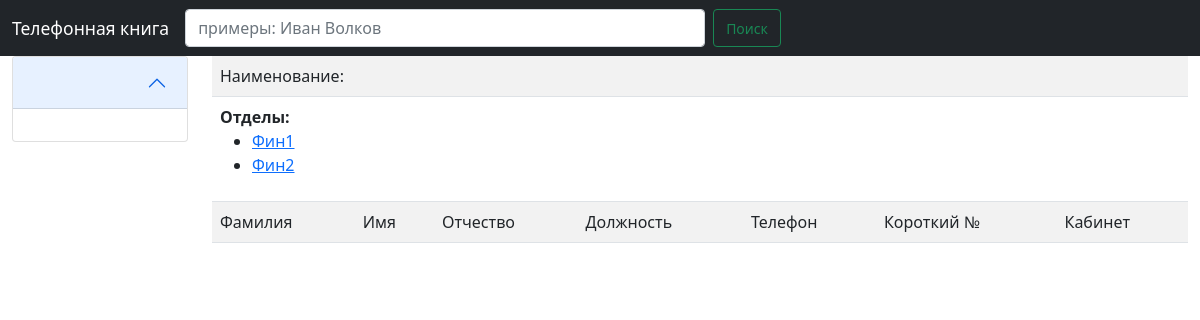
The page /finansovoe-upravlenie/ on the database as committed earlier.
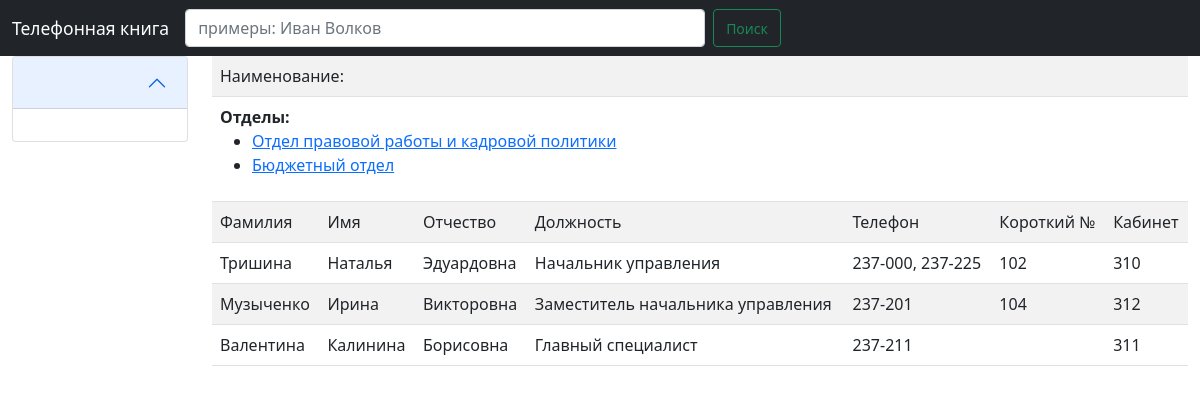
The same page on the database as committed later.
### phonebook/models.py (models this page shows, shortened)
class Division(MPTTModel):
    title = models.CharField(max_length=150, db_index=True, verbose_name='Наименование организации')
    parent = TreeForeignKey('self', on_delete=models.PROTECT, null=True, blank=True, related_name='children',
                            db_index=True, verbose_name='Родительская категория')
    slug = models.SlugField()
    class MPTTMeta:
        order_insertion_by = ['title']
    def get_absolute_url(self):
        return reverse('division', kwargs={'div_slug': self.slug})
    class Meta:
        unique_together = [['parent', 'slug']]
        verbose_name = 'Категория'
        verbose_name_plural = 'Категории'

class PhoneNumber(models.Model):
    surname = models.CharField(max_length=150, verbose_name="фамилия")
    name = models.CharField(max_length=150, verbose_name="имя", blank=True)
    second_name = models.CharField(max_length=150, verbose_name="отчество", blank=True)
    position = models.CharField(max_length=150, verbose_name="должность", blank=True)
    phone = models.CharField(max_length=150, verbose_name="телефон")
    short_phone = models.CharField(max_length=20, verbose_name="короткий №", blank=True)
    cabinet = models.CharField(max_length=150, verbose_name="кабинет", blank=True)
    create_at = models.DateTimeField(auto_now_add=True, verbose_name="дата и время создания")
    update_at = models.DateTimeField(auto_now=True, verbose_name="дата и время обновления")
    is_published = models.BooleanField(default=True, verbose_name="опубликовано")
    division = TreeForeignKey('Division', on_delete=models.PROTECT, null=True, verbose_name='Наименование')
    slug = models.SlugField(max_length=150, blank=True, editable=False)
    class Meta:
        verbose_name = 'Телефоны'
        verbose_name_plural = 'Телефоны'
        ordering = ['create_at']

### phonebook/views.py (the view)
# urls.py: path('<slug:div_slug>/', PhoneDivision.as_view(), name='division'),
class PhoneDivision(SearchMixin, ListView):
    model = Division
    template_name = 'phonebook/index.html'
    context_object_name = 'posts'
    extra_context = {'title': 'Телефонный справочник'}
    allow_empty = False
    def get_context_data(self, *, object_list=None, **kwargs):
        context = super().get_context_data(**kwargs)
        context['children_divisions'] = Division.objects.get(slug=self.kwargs['div_slug']).get_children()
        return context
    def get_queryset(self):
        phone_numbers = PhoneNumber.objects.filter(division__slug=self.kwargs['div_slug'], is_published=True)
        queryset = {
            'phone_numbers': list(phone_numbers)
        }
        return queryset
    def get(self, request, *args, **kwargs):
        try:
            return super().get(request, *args, **kwargs)
        except (Http404, Division.DoesNotExist):
            return handler404(request, None, template_name='phonebook/index.html')

### phonebook/templatetags/phonebook_tags.py (called while the page is built)
@register.simple_tag()
def get_division():
    return Division.objects.all()

### phonebook/templates/phonebook/index.html (shortened to what this page needs)
{% extends 'phonebook/base.html' %}
{% load mptt_tags %}
{% load phonebook_tags %}
{% get_division as divisions %}
{% block sidebar %}
    {% include 'phonebook/inc/_sidebar.html' %}
{% endblock %}
{% block content %}
    <div id="dp-tab-18" class=" tab-pane active">
        <table class="table table-striped">
            <tr>
                <td colspan="8">Наименование: {{ di.title }}</td>
            </tr>
            {% if children_divisions %}
                <tr>
                    <td colspan="8">
                        <strong>Отделы:</strong>
                        <ul class="expandable-list">
                            {% for child in children_divisions %}
                                <li><a href="{{ child.get_absolute_url }}">{{ child.title }}</a></li>
                            {% endfor %}
                        </ul>
                    </td>
                </tr>
            {% endif %}
            <tr>
                <td> Фамилия</td>
                <td> Имя</td>
                <td> Отчество</td>
                <td> Должность</td>
                <td> Телефон</td>
                <td> Короткий №</td>
                <td> Кабинет</td>
            </tr>
            {% for item in posts.phone_numbers %}
                <tr>
                    <td> {{ item.surname }} </td>
                    <td> {{ item.name }}</td>
                    <td> {{ item.second_name }}</td>
                    <td> {{ item.position }}</td>
                    <td>{{ item.phone | safe }}</td>
                    <td> {{ item.short_phone }}</td>
                    <td> {{ item.cabinet }}</td>
                </tr>
            {% endfor %}
        </table>
    </div>
{% endblock %}

### phonebook/templates/phonebook/base.html (shortened to what this page needs)
{% load static %}
<!DOCTYPE html>
<html lang="en">
<head>
    <link href="{% static 'phonebook/css/style.css' %}" rel="stylesheet">
    <link href="{% static 'phonebook/bootstrap/css/bootstrap.min.css' %}" rel="stylesheet">
</head>
<body>
{% include 'phonebook/inc/_nav.html' %}
<div id="main-container" class="container-fluid">
    <div class="row">
        <div id="phonebook" class="tabbable  col-md-12">
            <div class="row">
                <div class="col-md-2 col-sm-2 col-lg-2 tabs-left">
                    {% block sidebar %}SIDEBAR{% endblock %}
                </div>
                <div class="tab-content col-md-10 col-sm-10 col-lg-10">
                    {% block content %}CONTENT{% endblock %}
                </div>
            </div>
        </div>
    </div>
</div>
</body>
</html>

### phonebook/templates/phonebook/inc/_nav.html (shortened to what this page needs)
<nav class="navbar navbar-expand-lg navbar-dark bg-dark">
    <div class="container-fluid">
        <a class="navbar-brand" href="{% url 'home' %}"> <small> Телефонная книга </small></a>
            <div class="collapse navbar-collapse" id="navbarSupportedContent">
                <ul class="navbar-nav me-auto mb-2 mb-lg-0">
                    <li class="nav-item">
<li>
    <form class="d-flex" method="get" action="{% url 'home' %}">
        <input class="form-control me-2" name="q" type="search" placeholder="примеры: Иван Волков" aria-label="Search" style="width: 520px; background-color: rgba(255,255,255, 1)">
        <button class="btn btn-outline-success" type="submit"><small>Поиск</small></button>
    </form>
</li>
                </ul>
            </div>
        </div>
</nav>

### phonebook/templates/phonebook/inc/_sidebar.html (shortened to what this page needs)
{% load phonebook_tags %}
{% get_division as divisions %}
{% load mptt_tags %}
{% recursetree divisions %}
    <div class="accordion" id="accordionExample">
    <div class="accordion-item">
      <h2 class="accordion-header" id="headingOne">
        <button class="accordion-button" type="button" data-bs-toggle="collapse" data-bs-target="#collapse{{ node.id }}" aria-expanded="true" aria-controls="collapse{{ node.id }}">
        </button>
      </h2>
      {% if not node.is_leaf_node %}
        <div id="collapse{{ node.id }}" class="accordion-collapse collapse show" aria-labelledby="headingOne" data-bs-parent="#accordionExample">
          <div class="accordion-body">
          </div>
        </div>
      {% endif %}
    </div>
  </div>
{% endrecursetree %}

### phonebook/static/phonebook/css/style.css (style rules this page uses)
body { background-color: #fefefe; }

Rows that differ between the two databases and show on the page:
removed Division: title "Фин1"
removed Division: title "Фин2"
added Division: title "Отдел правовой работы и кадровой политики"
added Division: title "Бюджетный отдел"
added PhoneNumber: surname "Тришина", name "Наталья", second_name "Эдуардовна", position "Начальник управления", phone "237-000, 237-225", short_phone "102", cabinet "310"
added PhoneNumber: surname "Музыченко", name "Ирина", second_name "Викторовна", position "Заместитель начальника управления", phone "237-201", short_phone "104", cabinet "312"
added PhoneNumber: surname "Валентина", name "Калинина", second_name "Борисовна", position "Главный специалист", phone "237-211", cabinet "311"
